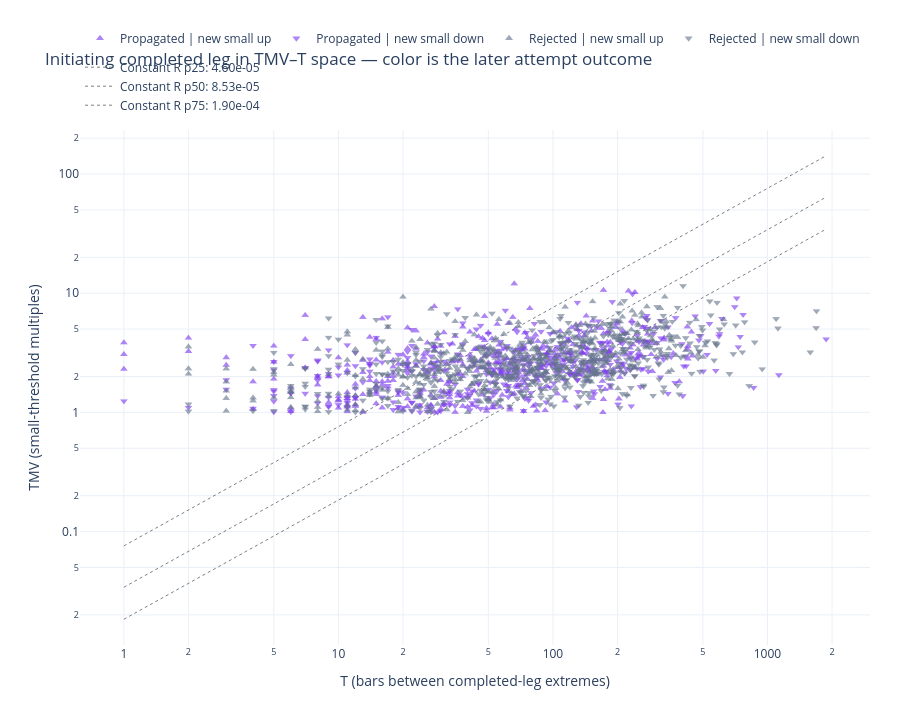

The code cell stored with this chart in its notebook:
### Markdown cell above
## Outcome Audit 3: TMV–T geometry and the deterministic role of R

At fixed $\theta_s$, every point satisfies $R=\mathrm{TMV}\theta_s/T$. The dotted contours therefore do not add a third independent dimension; they show how displacement and completion time combine into velocity. Color is the later outcome, while triangle direction is the newly confirmed small mode.

### Code cell
tmv_t_fig = plot_dc_attempt_tmv_t_space(attempts, theta=SMALL_THETA)
tmv_t_fig.show()

### Figure 1 — Plotly figure (JSON) as saved in the notebook; plotly's stock layout.template omitted (floating-point values rounded to 4 significant figures; data arrays with more than 128 entries replaced by an {"elided": "..."} marker saying what was removed)
{"data": [{"customdata": {"elided": "373x3 mixed values"}, "hovertemplate": "event=%{customdata[0]}<br>start=%{customdata[1]}<br>T=%{x:.0f} bars<br>TMV=%{y:.4f}<br>R=%{customdata[2]:.3e}<extra></extra>", "legendgroup": "propagated_up", "marker": {"color": "#7c3aed", "opacity": 0.62, "size": 7, "symbol": "triangle-up"}, "mode": "markers", "name": "Propagated | new small up", "x": {"elided": "373 int values"}, "y": {"elided": "373 float values"}, "type": "scattergl"}, {"customdata": {"elided": "352x3 mixed values"}, "hovertemplate": "event=%{customdata[0]}<br>start=%{customdata[1]}<br>T=%{x:.0f} bars<br>TMV=%{y:.4f}<br>R=%{customdata[2]:.3e}<extra></extra>", "legendgroup": "propagated_down", "marker": {"color": "#7c3aed", "opacity": 0.62, "size": 7, "symbol": "triangle-down"}, "mode": "markers", "name": "Propagated | new small down", "x": {"elided": "352 int values"}, "y": {"elided": "352 float values"}, "type": "scattergl"}, {"customdata": {"elided": "401x3 mixed values"}, "hovertemplate": "event=%{customdata[0]}<br>start=%{customdata[1]}<br>T=%{x:.0f} bars<br>TMV=%{y:.4f}<br>R=%{customdata[2]:.3e}<extra></extra>", "legendgroup": "rejected_up", "marker": {"color": "#64748b", "opacity": 0.62, "size": 7, "symbol": "triangle-up"}, "mode": "markers", "name": "Rejected | new small up", "x": {"elided": "401 int values"}, "y": {"elided": "401 float values"}, "type": "scattergl"}, {"customdata": {"elided": "464x3 mixed values"}, "hovertemplate": "event=%{customdata[0]}<br>start=%{customdata[1]}<br>T=%{x:.0f} bars<br>TMV=%{y:.4f}<br>R=%{customdata[2]:.3e}<extra></extra>", "legendgroup": "rejected_down", "marker": {"color": "#64748b", "opacity": 0.62, "size": 7, "symbol": "triangle-down"}, "mode": "markers", "name": "Rejected | new small down", "x": {"elided": "464 int values"}, "y": {"elided": "464 float values"}, "type": "scattergl"}, {"hovertemplate": "R=4.595e-05<extra></extra>", "legendgroup": "r_contours", "line": {"color": "#111827", "dash": "dot", "width": 1.0}, "mode": "lines", "name": "Constant R p25: 4.60e-05", "opacity": 0.55, "x": {"elided": "200 float values"}, "y": {"elided": "200 float values"}, "type": "scatter"}, {"hovertemplate": "R=8.530e-05<extra></extra>", "legendgroup": "r_contours", "line": {"color": "#111827", "dash": "dot", "width": 1.0}, "mode": "lines", "name": "Constant R p50: 8.53e-05", "opacity": 0.55, "x": {"elided": "200 float values"}, "y": {"elided": "200 float values"}, "type": "scatter"}, {"hovertemplate": "R=1.897e-04<extra></extra>", "legendgroup": "r_contours", "line": {"color": "#111827", "dash": "dot", "width": 1.0}, "mode": "lines", "name": "Constant R p75: 1.90e-04", "opacity": 0.55, "x": {"elided": "200 float values"}, "y": {"elided": "200 float values"}, "type": "scatter"}], "layout": {"xaxis": {"title": {"text": "T (bars between completed-leg extremes)"}, "type": "log"}, "yaxis": {"title": {"text": "TMV (small-threshold multiples)"}, "type": "log"}, "legend": {"orientation": "h", "yanchor": "bottom", "y": 1.02, "xanchor": "left", "x": 0.0}, "margin": {"l": 80, "r": 30, "t": 130, "b": 75}, "title": {"text": "Initiating completed leg in TMV–T space — color is the later attempt outcome"}, "height": 720, "hovermode": "closest"}}
